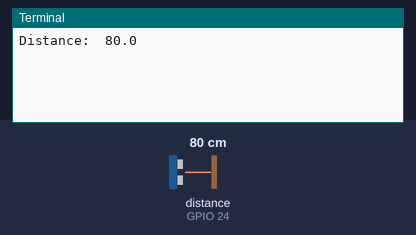
This program was run on a simulated Raspberry Pi (BCM pin numbers). On the bench: the last lines printed to the terminal. The inputs (shaded band) are chosen by the test bench; at power-on: distance to the obstacle (sensor on GPIO 24) 80 cm. The echo pulse lasts 58.3 µs per cm.

Above: at 1.2 s.
1.3 s: distance to the obstacle (sensor on GPIO 24) set to 2 cm
At 2.3 s:
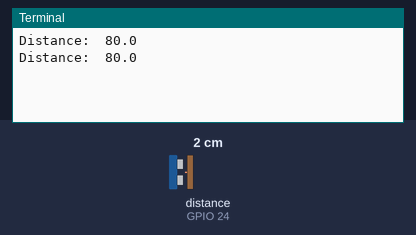
2.8 s: distance to the obstacle (sensor on GPIO 24) set to 4 cm
At 3.8 s:
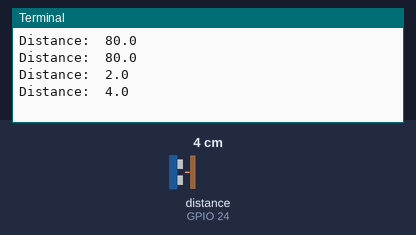
Timing chart, 0 to 5.8 s (numbered marks = the images above; inputs shaded):
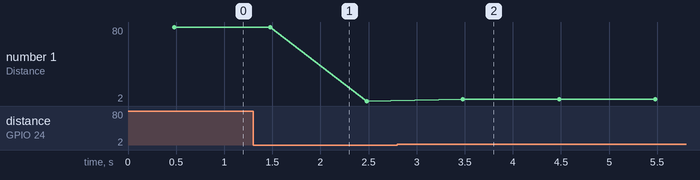

The program:

distancesensor.py
```python
#!/usr/bin/python3

import signal, gpiozero
from time import sleep

sensor = gpiozero.DistanceSensor(echo=24, trigger=23)

def safe_exit(signum, frame):
    exit(1)

signal.signal(signal.SIGTERM, safe_exit)
signal.signal(signal.SIGHUP, safe_exit)

try:
    while True:
        print('Distance: ', sensor.distance * 100)
        sleep(1)

except KeyboardInterrupt:
    pass

finally:
    sensor.close()
```

Measured:
- after the input at 2.8 s, the terminal: prints a new line after 0.68 s (image 2)
- plotted number 1: 80 → 2 after the input at 1.3 s, 2 → 4 after the input at 2.8 s
